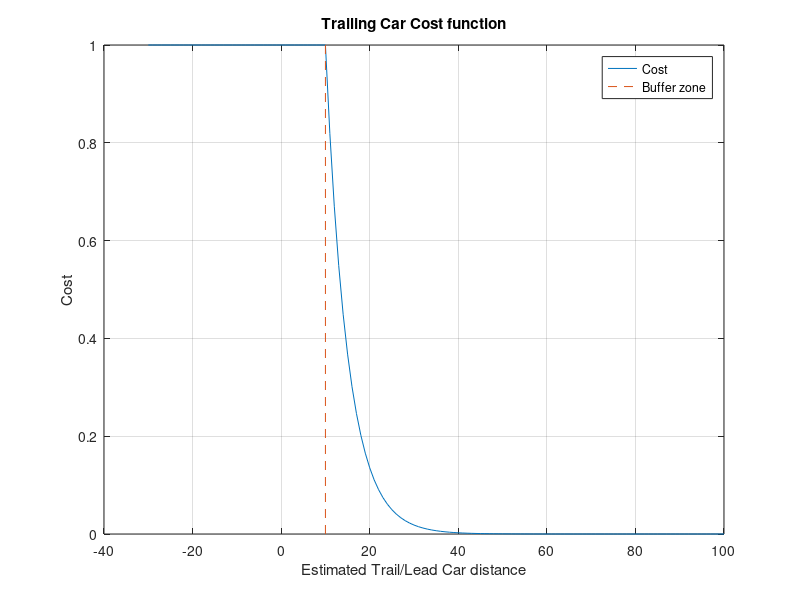

Here is the MATLAB script that generated this plot:
close all;
clear all;

car_v = 40;
car_trail_v = 0:1:60;

car_d_diff = 10;

t = 30/car_v;

est_d_diff = car_d_diff - t*(car_v - car_trail_v)
##plot(car_trail_v, est_d_diff);




est_d_range = -30:1:100;


buffer = 10;
cost = [];
for est_d = est_d_range
  if(est_d <= buffer)
    cost(end+1) = 1;
  else
    asdf = est_d - buffer;
    cost(end+1) = (exp(-asdf/5));
  endif
endfor

figure;
plot(est_d_range, cost);
title('Trailing Car Cost function');
xlabel('Estimated Trail/Lead Car distance');ylabel('Cost');grid on;
hold on;
plot([buffer buffer], [0 1],'--');
legend('Cost', 'Buffer zone');
